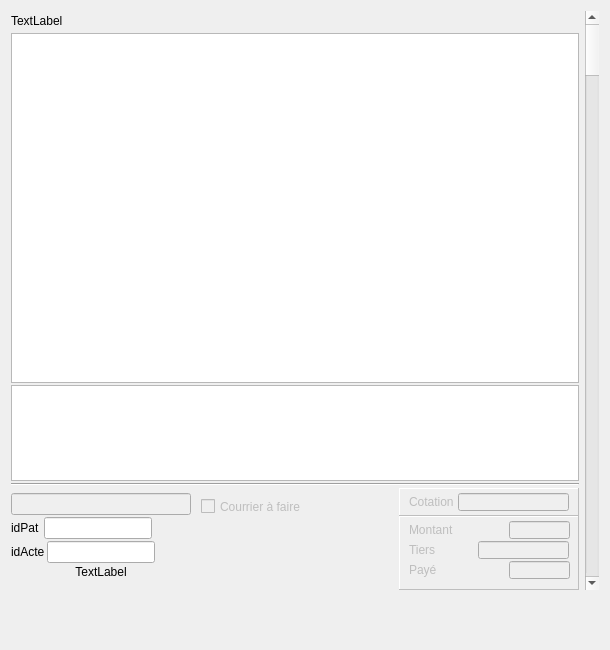
<?xml version="1.0" encoding="UTF-8"?>
<ui version="4.0">
 <class>dlg_actesprecedents</class>
 <widget class="QDialog" name="dlg_actesprecedents">
  <property name="geometry">
   <rect>
    <x>0</x>
    <y>0</y>
    <width>610</width>
    <height>650</height>
   </rect>
  </property>
  <property name="sizePolicy">
   <sizepolicy hsizetype="Fixed" vsizetype="Fixed">
    <horstretch>0</horstretch>
    <verstretch>0</verstretch>
   </sizepolicy>
  </property>
  <property name="minimumSize">
   <size>
    <width>610</width>
    <height>550</height>
   </size>
  </property>
  <property name="maximumSize">
   <size>
    <width>1900</width>
    <height>1900</height>
   </size>
  </property>
  <property name="windowTitle">
   <string>Dialog</string>
  </property>
  <layout class="QVBoxLayout" name="verticalLayout_5">
   <item>
    <layout class="QHBoxLayout" name="horizontalLayout_6">
     <item>
      <layout class="QVBoxLayout" name="verticalLayout" stretch="1,55,15,0,2">
       <property name="spacing">
        <number>2</number>
       </property>
       <item>
        <layout class="QHBoxLayout" name="horizontalLayout" stretch="5,2">
         <item>
          <widget class="UpLabel" name="EnteteupLabel">
           <property name="text">
            <string>TextLabel</string>
           </property>
          </widget>
         </item>
         <item>
          <spacer name="horizontalSpacer_5">
           <property name="orientation">
            <enum>Qt::Horizontal</enum>
           </property>
           <property name="sizeHint" stdset="0">
            <size>
             <width>40</width>
             <height>20</height>
            </size>
           </property>
          </spacer>
         </item>
        </layout>
       </item>
       <item>
        <widget class="UpTextEdit" name="CorpsupTextEdit">
         <property name="focusPolicy">
          <enum>Qt::StrongFocus</enum>
         </property>
         <property name="readOnly">
          <bool>true</bool>
         </property>
        </widget>
       </item>
       <item>
        <widget class="UpTextEdit" name="ConclusionupTextEdit">
         <property name="focusPolicy">
          <enum>Qt::StrongFocus</enum>
         </property>
         <property name="readOnly">
          <bool>true</bool>
         </property>
        </widget>
       </item>
       <item>
        <widget class="Line" name="line">
         <property name="orientation">
          <enum>Qt::Horizontal</enum>
         </property>
        </widget>
       </item>
       <item>
        <widget class="QWidget" name="RenseignementsWidget" native="true">
         <layout class="QHBoxLayout" name="ResumeLayout" stretch="1,1,20,1">
          <property name="spacing">
           <number>5</number>
          </property>
          <property name="leftMargin">
           <number>0</number>
          </property>
          <property name="topMargin">
           <number>0</number>
          </property>
          <property name="rightMargin">
           <number>0</number>
          </property>
          <property name="bottomMargin">
           <number>0</number>
          </property>
          <item>
           <layout class="QVBoxLayout" name="verticalLayout_3">
            <property name="spacing">
             <number>2</number>
            </property>
            <property name="leftMargin">
             <number>0</number>
            </property>
            <property name="topMargin">
             <number>5</number>
            </property>
            <property name="rightMargin">
             <number>5</number>
            </property>
            <property name="bottomMargin">
             <number>5</number>
            </property>
            <item>
             <widget class="QLineEdit" name="CreateurConsultlineEdit">
              <property name="enabled">
               <bool>false</bool>
              </property>
              <property name="minimumSize">
               <size>
                <width>180</width>
                <height>0</height>
               </size>
              </property>
              <property name="focusPolicy">
               <enum>Qt::NoFocus</enum>
              </property>
              <property name="contextMenuPolicy">
               <enum>Qt::NoContextMenu</enum>
              </property>
              <property name="alignment">
               <set>Qt::AlignCenter</set>
              </property>
              <property name="readOnly">
               <bool>true</bool>
              </property>
             </widget>
            </item>
            <item>
             <layout class="QHBoxLayout" name="horizontalLayout_3">
              <property name="topMargin">
               <number>0</number>
              </property>
              <item>
               <widget class="QLabel" name="DateCreationDossierLabel_3">
                <property name="minimumSize">
                 <size>
                  <width>31</width>
                  <height>20</height>
                 </size>
                </property>
                <property name="contextMenuPolicy">
                 <enum>Qt::NoContextMenu</enum>
                </property>
                <property name="text">
                 <string>idPat</string>
                </property>
               </widget>
              </item>
              <item>
               <widget class="QLineEdit" name="idPatientlineEdit">
                <property name="focusPolicy">
                 <enum>Qt::NoFocus</enum>
                </property>
                <property name="contextMenuPolicy">
                 <enum>Qt::NoContextMenu</enum>
                </property>
                <property name="alignment">
                 <set>Qt::AlignRight|Qt::AlignTrailing|Qt::AlignVCenter</set>
                </property>
                <property name="readOnly">
                 <bool>true</bool>
                </property>
               </widget>
              </item>
              <item>
               <spacer name="horizontalSpacer">
                <property name="orientation">
                 <enum>Qt::Horizontal</enum>
                </property>
                <property name="sizeHint" stdset="0">
                 <size>
                  <width>13</width>
                  <height>20</height>
                 </size>
                </property>
               </spacer>
              </item>
             </layout>
            </item>
            <item>
             <layout class="QHBoxLayout" name="horizontalLayout_2">
              <item>
               <widget class="QLabel" name="IdActeLabel">
                <property name="minimumSize">
                 <size>
                  <width>31</width>
                  <height>20</height>
                 </size>
                </property>
                <property name="contextMenuPolicy">
                 <enum>Qt::NoContextMenu</enum>
                </property>
                <property name="text">
                 <string>idActe</string>
                </property>
               </widget>
              </item>
              <item>
               <widget class="QLineEdit" name="idActelineEdit">
                <property name="focusPolicy">
                 <enum>Qt::NoFocus</enum>
                </property>
                <property name="contextMenuPolicy">
                 <enum>Qt::NoContextMenu</enum>
                </property>
                <property name="alignment">
                 <set>Qt::AlignRight|Qt::AlignTrailing|Qt::AlignVCenter</set>
                </property>
                <property name="readOnly">
                 <bool>true</bool>
                </property>
               </widget>
              </item>
              <item>
               <spacer name="horizontalSpacer_2">
                <property name="orientation">
                 <enum>Qt::Horizontal</enum>
                </property>
                <property name="sizeHint" stdset="0">
                 <size>
                  <width>13</width>
                  <height>20</height>
                 </size>
                </property>
               </spacer>
              </item>
             </layout>
            </item>
            <item>
             <widget class="QLabel" name="NoActelabel">
              <property name="text">
               <string>TextLabel</string>
              </property>
              <property name="alignment">
               <set>Qt::AlignCenter</set>
              </property>
             </widget>
            </item>
            <item>
             <spacer name="verticalSpacer">
              <property name="orientation">
               <enum>Qt::Vertical</enum>
              </property>
              <property name="sizeHint" stdset="0">
               <size>
                <width>20</width>
                <height>20</height>
               </size>
              </property>
             </spacer>
            </item>
           </layout>
          </item>
          <item>
           <layout class="QVBoxLayout" name="verticalLayout_4">
            <property name="spacing">
             <number>0</number>
            </property>
            <property name="topMargin">
             <number>8</number>
            </property>
            <property name="bottomMargin">
             <number>5</number>
            </property>
            <item>
             <widget class="QCheckBox" name="CourrierAFairecheckBox">
              <property name="enabled">
               <bool>false</bool>
              </property>
              <property name="sizePolicy">
               <sizepolicy hsizetype="Minimum" vsizetype="Minimum">
                <horstretch>0</horstretch>
                <verstretch>0</verstretch>
               </sizepolicy>
              </property>
              <property name="minimumSize">
               <size>
                <width>0</width>
                <height>21</height>
               </size>
              </property>
              <property name="focusPolicy">
               <enum>Qt::NoFocus</enum>
              </property>
              <property name="contextMenuPolicy">
               <enum>Qt::NoContextMenu</enum>
              </property>
              <property name="text">
               <string>Courrier à faire</string>
              </property>
             </widget>
            </item>
            <item>
             <spacer name="verticalSpacer_3">
              <property name="orientation">
               <enum>Qt::Vertical</enum>
              </property>
              <property name="sizeHint" stdset="0">
               <size>
                <width>20</width>
                <height>40</height>
               </size>
              </property>
             </spacer>
            </item>
           </layout>
          </item>
          <item>
           <spacer name="horizontalSpacer_4">
            <property name="orientation">
             <enum>Qt::Horizontal</enum>
            </property>
            <property name="sizeHint" stdset="0">
             <size>
              <width>40</width>
              <height>20</height>
             </size>
            </property>
           </spacer>
          </item>
          <item>
           <widget class="QWidget" name="Comptawidget" native="true">
            <property name="minimumSize">
             <size>
              <width>0</width>
              <height>102</height>
             </size>
            </property>
            <layout class="QHBoxLayout" name="horizontalLayout_4" stretch="0">
             <property name="spacing">
              <number>5</number>
             </property>
             <property name="leftMargin">
              <number>0</number>
             </property>
             <property name="topMargin">
              <number>0</number>
             </property>
             <property name="rightMargin">
              <number>0</number>
             </property>
             <property name="bottomMargin">
              <number>0</number>
             </property>
             <item>
              <layout class="QVBoxLayout" name="verticalLayout_2">
               <property name="spacing">
                <number>0</number>
               </property>
               <item>
                <widget class="QFrame" name="Cotationframe">
                 <property name="enabled">
                  <bool>false</bool>
                 </property>
                 <property name="sizePolicy">
                  <sizepolicy hsizetype="Minimum" vsizetype="Minimum">
                   <horstretch>0</horstretch>
                   <verstretch>0</verstretch>
                  </sizepolicy>
                 </property>
                 <property name="minimumSize">
                  <size>
                   <width>180</width>
                   <height>28</height>
                  </size>
                 </property>
                 <property name="maximumSize">
                  <size>
                   <width>16777215</width>
                   <height>28</height>
                  </size>
                 </property>
                 <property name="contextMenuPolicy">
                  <enum>Qt::NoContextMenu</enum>
                 </property>
                 <property name="frameShape">
                  <enum>QFrame::Panel</enum>
                 </property>
                 <property name="frameShadow">
                  <enum>QFrame::Raised</enum>
                 </property>
                 <widget class="QLabel" name="ActeCotationLabel">
                  <property name="geometry">
                   <rect>
                    <x>10</x>
                    <y>5</y>
                    <width>60</width>
                    <height>18</height>
                   </rect>
                  </property>
                  <property name="contextMenuPolicy">
                   <enum>Qt::NoContextMenu</enum>
                  </property>
                  <property name="text">
                   <string>Cotation</string>
                  </property>
                 </widget>
                 <widget class="QLineEdit" name="ActeCotationlineEdit">
                  <property name="geometry">
                   <rect>
                    <x>59</x>
                    <y>5</y>
                    <width>111</width>
                    <height>18</height>
                   </rect>
                  </property>
                  <property name="focusPolicy">
                   <enum>Qt::NoFocus</enum>
                  </property>
                  <property name="contextMenuPolicy">
                   <enum>Qt::NoContextMenu</enum>
                  </property>
                  <property name="alignment">
                   <set>Qt::AlignCenter</set>
                  </property>
                 </widget>
                </widget>
               </item>
               <item>
                <widget class="QFrame" name="Comptaframe">
                 <property name="enabled">
                  <bool>false</bool>
                 </property>
                 <property name="sizePolicy">
                  <sizepolicy hsizetype="Minimum" vsizetype="Minimum">
                   <horstretch>0</horstretch>
                   <verstretch>0</verstretch>
                  </sizepolicy>
                 </property>
                 <property name="minimumSize">
                  <size>
                   <width>180</width>
                   <height>74</height>
                  </size>
                 </property>
                 <property name="contextMenuPolicy">
                  <enum>Qt::NoContextMenu</enum>
                 </property>
                 <property name="frameShape">
                  <enum>QFrame::Panel</enum>
                 </property>
                 <property name="frameShadow">
                  <enum>QFrame::Raised</enum>
                 </property>
                 <widget class="QLabel" name="PaiementLabel">
                  <property name="geometry">
                   <rect>
                    <x>10</x>
                    <y>25</y>
                    <width>50</width>
                    <height>18</height>
                   </rect>
                  </property>
                  <property name="contextMenuPolicy">
                   <enum>Qt::NoContextMenu</enum>
                  </property>
                  <property name="text">
                   <string>Tiers</string>
                  </property>
                 </widget>
                 <widget class="QLabel" name="PayeLabel">
                  <property name="geometry">
                   <rect>
                    <x>10</x>
                    <y>45</y>
                    <width>50</width>
                    <height>18</height>
                   </rect>
                  </property>
                  <property name="contextMenuPolicy">
                   <enum>Qt::NoContextMenu</enum>
                  </property>
                  <property name="text">
                   <string>Payé</string>
                  </property>
                 </widget>
                 <widget class="QLineEdit" name="PayelineEdit">
                  <property name="geometry">
                   <rect>
                    <x>110</x>
                    <y>45</y>
                    <width>61</width>
                    <height>18</height>
                   </rect>
                  </property>
                  <property name="focusPolicy">
                   <enum>Qt::NoFocus</enum>
                  </property>
                  <property name="contextMenuPolicy">
                   <enum>Qt::NoContextMenu</enum>
                  </property>
                  <property name="alignment">
                   <set>Qt::AlignRight|Qt::AlignTrailing|Qt::AlignVCenter</set>
                  </property>
                 </widget>
                 <widget class="QLineEdit" name="PaiementlineEdit">
                  <property name="geometry">
                   <rect>
                    <x>79</x>
                    <y>25</y>
                    <width>91</width>
                    <height>18</height>
                   </rect>
                  </property>
                  <property name="focusPolicy">
                   <enum>Qt::NoFocus</enum>
                  </property>
                  <property name="contextMenuPolicy">
                   <enum>Qt::NoContextMenu</enum>
                  </property>
                  <property name="alignment">
                   <set>Qt::AlignCenter</set>
                  </property>
                 </widget>
                 <widget class="QLineEdit" name="ActeMontantlineEdit">
                  <property name="geometry">
                   <rect>
                    <x>110</x>
                    <y>5</y>
                    <width>61</width>
                    <height>18</height>
                   </rect>
                  </property>
                  <property name="focusPolicy">
                   <enum>Qt::NoFocus</enum>
                  </property>
                  <property name="contextMenuPolicy">
                   <enum>Qt::NoContextMenu</enum>
                  </property>
                  <property name="alignment">
                   <set>Qt::AlignRight|Qt::AlignTrailing|Qt::AlignVCenter</set>
                  </property>
                 </widget>
                 <widget class="QLabel" name="ActeMontantLabel">
                  <property name="geometry">
                   <rect>
                    <x>10</x>
                    <y>5</y>
                    <width>90</width>
                    <height>18</height>
                   </rect>
                  </property>
                  <property name="contextMenuPolicy">
                   <enum>Qt::NoContextMenu</enum>
                  </property>
                  <property name="text">
                   <string>Montant</string>
                  </property>
                 </widget>
                </widget>
               </item>
               <item>
                <spacer name="verticalSpacer_5">
                 <property name="orientation">
                  <enum>Qt::Vertical</enum>
                 </property>
                 <property name="sizeHint" stdset="0">
                  <size>
                   <width>20</width>
                   <height>40</height>
                  </size>
                 </property>
                </spacer>
               </item>
              </layout>
             </item>
            </layout>
           </widget>
          </item>
         </layout>
        </widget>
       </item>
      </layout>
     </item>
     <item>
      <widget class="QScrollBar" name="ScrollBar">
       <property name="orientation">
        <enum>Qt::Vertical</enum>
       </property>
      </widget>
     </item>
    </layout>
   </item>
   <item>
    <layout class="QHBoxLayout" name="horizontalLayout_5" stretch="50,3">
     <property name="spacing">
      <number>5</number>
     </property>
     <property name="leftMargin">
      <number>5</number>
     </property>
     <property name="topMargin">
      <number>5</number>
     </property>
     <property name="rightMargin">
      <number>5</number>
     </property>
     <property name="bottomMargin">
      <number>5</number>
     </property>
     <item>
      <spacer name="horizontalSpacer_3">
       <property name="orientation">
        <enum>Qt::Horizontal</enum>
       </property>
       <property name="sizeHint" stdset="0">
        <size>
         <width>40</width>
         <height>20</height>
        </size>
       </property>
      </spacer>
     </item>
     <item>
      <widget class="QWidget" name="widget_2" native="true">
       <property name="sizePolicy">
        <sizepolicy hsizetype="Fixed" vsizetype="Fixed">
         <horstretch>0</horstretch>
         <verstretch>0</verstretch>
        </sizepolicy>
       </property>
       <property name="minimumSize">
        <size>
         <width>165</width>
         <height>33</height>
        </size>
       </property>
       <widget class="UpSmallButton" name="FermepushButton">
        <property name="geometry">
         <rect>
          <x>130</x>
          <y>0</y>
          <width>35</width>
          <height>35</height>
         </rect>
        </property>
        <property name="focusPolicy">
         <enum>Qt::NoFocus</enum>
        </property>
        <property name="contextMenuPolicy">
         <enum>Qt::NoContextMenu</enum>
        </property>
        <property name="toolTip">
         <string/>
        </property>
        <property name="text">
         <string/>
        </property>
        <property name="icon">
         <iconset resource="../assets/Images/images.qrc">
          <normaloff>:/shutdown.png</normaloff>:/shutdown.png</iconset>
        </property>
        <property name="iconSize">
         <size>
          <width>35</width>
          <height>35</height>
         </size>
        </property>
        <property name="autoDefault">
         <bool>false</bool>
        </property>
        <property name="flat">
         <bool>true</bool>
        </property>
       </widget>
       <widget class="UpSmallButton" name="DernierActepushButton">
        <property name="geometry">
         <rect>
          <x>90</x>
          <y>0</y>
          <width>30</width>
          <height>30</height>
         </rect>
        </property>
        <property name="focusPolicy">
         <enum>Qt::NoFocus</enum>
        </property>
        <property name="contextMenuPolicy">
         <enum>Qt::NoContextMenu</enum>
        </property>
        <property name="toolTip">
         <string>Dernier
acte</string>
        </property>
        <property name="text">
         <string/>
        </property>
        <property name="icon">
         <iconset resource="../assets/Images/images.qrc">
          <normaloff>:/button_blue_last.png</normaloff>:/button_blue_last.png</iconset>
        </property>
        <property name="iconSize">
         <size>
          <width>30</width>
          <height>30</height>
         </size>
        </property>
        <property name="autoDefault">
         <bool>false</bool>
        </property>
        <property name="flat">
         <bool>true</bool>
        </property>
       </widget>
       <widget class="UpSmallButton" name="ActeSuivantpushButton">
        <property name="geometry">
         <rect>
          <x>60</x>
          <y>0</y>
          <width>30</width>
          <height>30</height>
         </rect>
        </property>
        <property name="maximumSize">
         <size>
          <width>650</width>
          <height>460</height>
         </size>
        </property>
        <property name="focusPolicy">
         <enum>Qt::NoFocus</enum>
        </property>
        <property name="contextMenuPolicy">
         <enum>Qt::NoContextMenu</enum>
        </property>
        <property name="toolTip">
         <string>Consultation
suivante</string>
        </property>
        <property name="text">
         <string/>
        </property>
        <property name="icon">
         <iconset resource="../assets/Images/images.qrc">
          <normaloff>:/button_blue_play.png</normaloff>:/button_blue_play.png</iconset>
        </property>
        <property name="iconSize">
         <size>
          <width>30</width>
          <height>30</height>
         </size>
        </property>
        <property name="autoDefault">
         <bool>false</bool>
        </property>
        <property name="flat">
         <bool>true</bool>
        </property>
       </widget>
       <widget class="UpSmallButton" name="PremierActepushButton">
        <property name="geometry">
         <rect>
          <x>0</x>
          <y>0</y>
          <width>30</width>
          <height>30</height>
         </rect>
        </property>
        <property name="focusPolicy">
         <enum>Qt::NoFocus</enum>
        </property>
        <property name="contextMenuPolicy">
         <enum>Qt::NoContextMenu</enum>
        </property>
        <property name="toolTip">
         <string>Premier
acte</string>
        </property>
        <property name="text">
         <string/>
        </property>
        <property name="icon">
         <iconset resource="../assets/Images/images.qrc">
          <normaloff>:/button_blue_first.png</normaloff>:/button_blue_first.png</iconset>
        </property>
        <property name="iconSize">
         <size>
          <width>30</width>
          <height>30</height>
         </size>
        </property>
        <property name="autoDefault">
         <bool>false</bool>
        </property>
        <property name="flat">
         <bool>true</bool>
        </property>
       </widget>
       <widget class="UpSmallButton" name="ActePrecedentpushButton">
        <property name="geometry">
         <rect>
          <x>30</x>
          <y>0</y>
          <width>30</width>
          <height>30</height>
         </rect>
        </property>
        <property name="focusPolicy">
         <enum>Qt::NoFocus</enum>
        </property>
        <property name="contextMenuPolicy">
         <enum>Qt::NoContextMenu</enum>
        </property>
        <property name="toolTip">
         <string>Consultation
précédente</string>
        </property>
        <property name="text">
         <string/>
        </property>
        <property name="icon">
         <iconset resource="../assets/Images/images.qrc">
          <normaloff>:/button_blue_rear.png</normaloff>:/button_blue_rear.png</iconset>
        </property>
        <property name="iconSize">
         <size>
          <width>30</width>
          <height>30</height>
         </size>
        </property>
        <property name="autoDefault">
         <bool>false</bool>
        </property>
        <property name="flat">
         <bool>true</bool>
        </property>
       </widget>
      </widget>
     </item>
    </layout>
   </item>
  </layout>
 </widget>
 <customwidgets>
  <customwidget>
   <class>UpSmallButton</class>
   <extends>QPushButton</extends>
   <header>upsmallbutton.h</header>
  </customwidget>
  <customwidget>
   <class>UpLabel</class>
   <extends>QLabel</extends>
   <header>uplabel.h</header>
  </customwidget>
  <customwidget>
   <class>UpTextEdit</class>
   <extends>QTextEdit</extends>
   <header>uptextedit.h</header>
  </customwidget>
 </customwidgets>
 <resources>
  <include location="../assets/Images/images.qrc"/>
 </resources>
 <connections/>
</ui>
